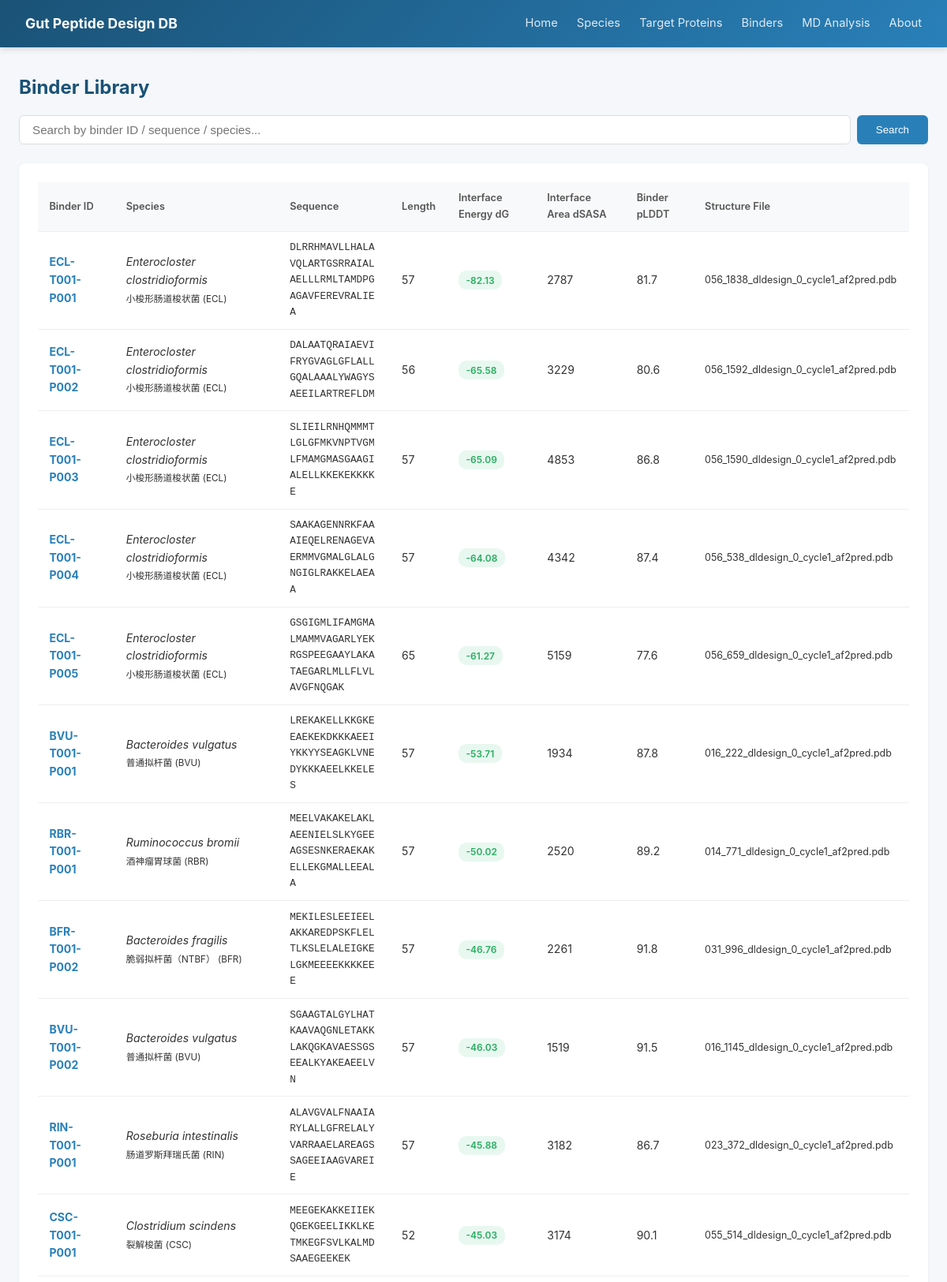
/binders (upper part), run on the app's committed database.
### tables this page shows
CREATE TABLE Binder (
        Binder_ID       TEXT PRIMARY KEY,
        Species_ID      TEXT NOT NULL,
        Binder_Sequence TEXT,
        Length          INTEGER,
        Raw_Score       REAL,
        dG_sep_norm     REAL,
        dSASA_int       REAL,
        complex_norm    REAL,
        total_score     REAL,
        packstat        REAL,
        hbonds_int      INTEGER,
        pLDDT_total     REAL,
        pLDDT_binder    REAL,
        PAE_interaction REAL,
        binder_RMSD     REAL,
        target_RMSD     REAL,
        Sequence_File   TEXT,
        Structure_File  TEXT,
        Notes           TEXT,
        FOREIGN KEY (Species_ID) REFERENCES Species(Species_ID)
    );

CREATE TABLE Species (
        Species_ID      TEXT PRIMARY KEY,
        Scientific_Name TEXT NOT NULL,
        Chinese_Name    TEXT,
        Taxonomy_ID     INTEGER,
        Genome_Accession TEXT,
        Proteome_Source TEXT,
        Notes           TEXT
    );

### app.py (the view)
@app.route('/binders')
def binder_list():
    db = get_db()
    q = request.args.get('q', '')
    sql = """
        SELECT b.*, s.Scientific_Name, s.Chinese_Name
        FROM Binder b JOIN Species s ON b.Species_ID=s.Species_ID
    """
    if q:
        rows = db.execute(sql+" WHERE b.Binder_ID LIKE ? OR b.Binder_Sequence LIKE ? OR s.Scientific_Name LIKE ? ORDER BY b.Raw_Score LIMIT 200",
                          (f'%{q}%',f'%{q}%',f'%{q}%')).fetchall()
    else:
        rows = db.execute(sql+" ORDER BY b.Raw_Score LIMIT 200").fetchall()
    return render_template('binders.html', binders=rows, q=q)

### app.py (called while the page is built)
@app.context_processor
def inject_meta():
    return {'DB_VERSION': DB_VERSION, 'REPO_URL': REPO_URL}

def get_db():
    if 'db' not in g:
        g.db = sqlite3.connect(DB_PATH)
        g.db.row_factory = sqlite3.Row
    return g.db

### templates/binders.html (shortened to what this page needs)
{% extends "base.html" %}
{% block content %}
<h1>Binder Library</h1>
<div class="search-box">
    <form method="GET" action="/binders" style="display:flex; gap:.5rem; width:100%;">
        <input type="text" name="q" value="{{ q }}" placeholder="Search by binder ID / sequence / species...">
        <button type="submit">Search</button>
    </form>
</div>
<div class="card">
    {% if binders %}
    <table>
        <thead><tr>
            <th>Binder ID</th><th>Species</th><th>Sequence</th><th>Length</th>
            <th>Interface Energy dG</th><th>Interface Area dSASA</th><th>Binder pLDDT</th><th>Structure File</th>
        </tr></thead>
        <tbody>
            {% for b in binders %}
            <tr>
                <td><a href="/binders/{{ b.Binder_ID }}"><strong>{{ b.Binder_ID }}</strong></a></td>
                <td><em>{{ b.Scientific_Name }}</em><br><small>{{ b.Chinese_Name }} ({{ b.Species_ID }})</small></td>
                <td style="font-family:monospace; font-size:.8rem;max-width:230px;word-break:break-all;">{{ b.Binder_Sequence }}</td>
                <td>{{ b.Length or '-' }}</td>
                <td>
                    {% if b.Raw_Score is not none %}
                    <span class="badge {% if b.Raw_Score < -6 %}badge-green{% elif b.Raw_Score < -4 %}badge-blue{% else %}badge-orange{% endif %}">{{ "%.2f"|format(b.Raw_Score) }}</span>
                    {% else %}<small style="color:#e67e22;">To be added</small>{% endif %}
                </td>
                <td>{% if b.dSASA_int is not none %}{{ "%.0f"|format(b.dSASA_int) }}{% else %}-{% endif %}</td>
                <td>{% if b.pLDDT_binder is not none %}{{ "%.1f"|format(b.pLDDT_binder) }}{% else %}-{% endif %}</td>
                <td style="font-size:.78rem;">{{ b.Structure_File or '-' }}</td>
            </tr>
            {% endfor %}
        </tbody>
    </table>
    {% else %}<div class="empty-state"><p>No Binder data</p></div>{% endif %}
</div>
{% endblock %}

### templates/base.html (style rules this page uses)
* { margin:0; padding:0; box-sizing:border-box; }
body { font-family:-apple-system,BlinkMacSystemFont,"Segoe UI","PingFang SC","Microsoft YaHei",sans-serif; background:#f5f7fa; color:#333; line-height:1.6; }
.card { background:white; border-radius:8px; box-shadow:0 1px 3px rgba(0,0,0,.08); padding:1.5rem; margin-bottom:1.5rem; }
table { width:100%; border-collapse:collapse; font-size:.88rem; }
th,td { padding:.65rem .9rem; text-align:left; border-bottom:1px solid #eee; }
th { background:#f8f9fa; font-weight:600; color:#555; font-size:.8rem; }
.search-box { display:flex; gap:.5rem; margin-bottom:1.5rem; }
.search-box input { flex:1; padding:.55rem 1rem; border:1px solid #ddd; border-radius:6px; font-size:.95rem; }
.search-box button { padding:.55rem 1.5rem; background:#2980b9; color:white; border:none; border-radius:6px; cursor:pointer; }
.badge { display:inline-block; padding:.15rem .6rem; border-radius:10px; font-size:.75rem; font-weight:600; }
.badge-green { background:#e8f8f0; color:#27ae60; }
h1 { font-size:1.5rem; margin-bottom:1rem; color:#1a5276; }
a { color:#2980b9; text-decoration:none; }

### data on the page
Binder: Binder_ID "ECL-T001-P001", Scientific_Name "Enterocloster clostridioformis", Chinese_Name "小梭形肠道梭状菌", Species_ID "ECL", Binder_Sequence "DLRRHMAVLLHALAVQLARTGSRRAIALAELLLRMLTAMDPGAGAVFEREVRALIEA", Length "57", Raw_Score "-82.13", dSASA_int "2787", pLDDT_binder "81.7", Structure_File "056_1838_dldesign_0_cycle1_af2pred.pdb"
Binder: Binder_ID "ECL-T001-P002", Scientific_Name "Enterocloster clostridioformis", Chinese_Name "小梭形肠道梭状菌", Species_ID "ECL", Binder_Sequence "DALAATQRAIAEVIFRYGVAGLGFLALLGQALAAALYWAGYSAEEILARTREFLDM", Length "56", Raw_Score "-65.58", dSASA_int "3229", pLDDT_binder "80.6", Structure_File "056_1592_dldesign_0_cycle1_af2pred.pdb"
Binder: Binder_ID "ECL-T001-P003", Scientific_Name "Enterocloster clostridioformis", Chinese_Name "小梭形肠道梭状菌", Species_ID "ECL", Binder_Sequence "SLIEILRNHQMMMTLGLGFMKVNPTVGMLFMAMGMASGAAGIALELLKKEKEKKKKE", Length "57", Raw_Score "-65.09", dSASA_int "4853", pLDDT_binder "86.8", Structure_File "056_1590_dldesign_0_cycle1_af2pred.pdb"
Binder: Binder_ID "ECL-T001-P004", Scientific_Name "Enterocloster clostridioformis", Chinese_Name "小梭形肠道梭状菌", Species_ID "ECL", Binder_Sequence "SAAKAGENNRKFAAAIEQELRENAGEVAERMMVGMALGLALGNGIGLRAKKELAEAA", Length "57", Raw_Score "-64.08", dSASA_int "4342", pLDDT_binder "87.4", Structure_File "056_538_dldesign_0_cycle1_af2pred.pdb"
Binder: Binder_ID "ECL-T001-P005", Scientific_Name "Enterocloster clostridioformis", Chinese_Name "小梭形肠道梭状菌", Species_ID "ECL", Binder_Sequence "GSGIGMLIFAMGMALMAMMVAGARLYEKRGSPEEGAAYLAKATAEGARLMLLFLVLAVGFNQGAK", Length "65", Raw_Score "-61.27", dSASA_int "5159", pLDDT_binder "77.6", Structure_File "056_659_dldesign_0_cycle1_af2pred.pdb"
Binder: Binder_ID "BVU-T001-P001", Scientific_Name "Bacteroides vulgatus", Chinese_Name "普通拟杆菌", Species_ID "BVU", Binder_Sequence "LREKAKELLKKGKEEAEKEKDKKKAEEIYKKYYSEAGKLVNEDYKKKAEELKKELES", Length "57", Raw_Score "-53.71", dSASA_int "1934", pLDDT_binder "87.8", Structure_File "016_222_dldesign_0_cycle1_af2pred.pdb"
Binder: Binder_ID "RBR-T001-P001", Scientific_Name "Ruminococcus bromii", Chinese_Name "酒神瘤胃球菌", Species_ID "RBR", Binder_Sequence "MEELVAKAKELAKLAEENIELSLKYGEEAGSESNKERAEKAKELLEKGMALLEEALA", Length "57", Raw_Score "-50.02", dSASA_int "2520", pLDDT_binder "89.2", Structure_File "014_771_dldesign_0_cycle1_af2pred.pdb"
Binder: Binder_ID "BFR-T001-P002", Scientific_Name "Bacteroides fragilis", Chinese_Name "脆弱拟杆菌（NTBF）", Species_ID "BFR", Binder_Sequence "MEKILESLEEIEELAKKAREDPSKFLELTLKSLELALEIGKELGKMEEEEKKKKEEE", Length "57", Raw_Score "-46.76", dSASA_int "2261", pLDDT_binder "91.8", Structure_File "031_996_dldesign_0_cycle1_af2pred.pdb"
Binder: Binder_ID "BVU-T001-P002", Scientific_Name "Bacteroides vulgatus", Chinese_Name "普通拟杆菌", Species_ID "BVU", Binder_Sequence "SGAAGTALGYLHATKAAVAQGNLETAKKLAKQGKAVAESSGSEEALKYAKEAEELVN", Length "57", Raw_Score "-46.03", dSASA_int "1519", pLDDT_binder "91.5", Structure_File "016_1145_dldesign_0_cycle1_af2pred.pdb"
Binder: Binder_ID "RIN-T001-P001", Scientific_Name "Roseburia intestinalis", Chinese_Name "肠道罗斯拜瑞氏菌", Species_ID "RIN", Binder_Sequence "ALAVGVALFNAAIARYLALLGFRELALYVARRAAELAREAGSSAGEEIAAGVAREIE", Length "57", Raw_Score "-45.88", dSASA_int "3182", pLDDT_binder "86.7", Structure_File "023_372_dldesign_0_cycle1_af2pred.pdb"
Binder: Binder_ID "CSC-T001-P001", Scientific_Name "Clostridium scindens", Chinese_Name "裂解梭菌", Species_ID "CSC", Binder_Sequence "MEEGEKAKKEIIEKQGEKGEELIKKLKETMKEGFSVLKALMDSAAEGEEKEK", Length "52", Raw_Score "-45.03", dSASA_int "3174", pLDDT_binder "90.1", Structure_File "055_514_dldesign_0_cycle1_af2pred.pdb"
